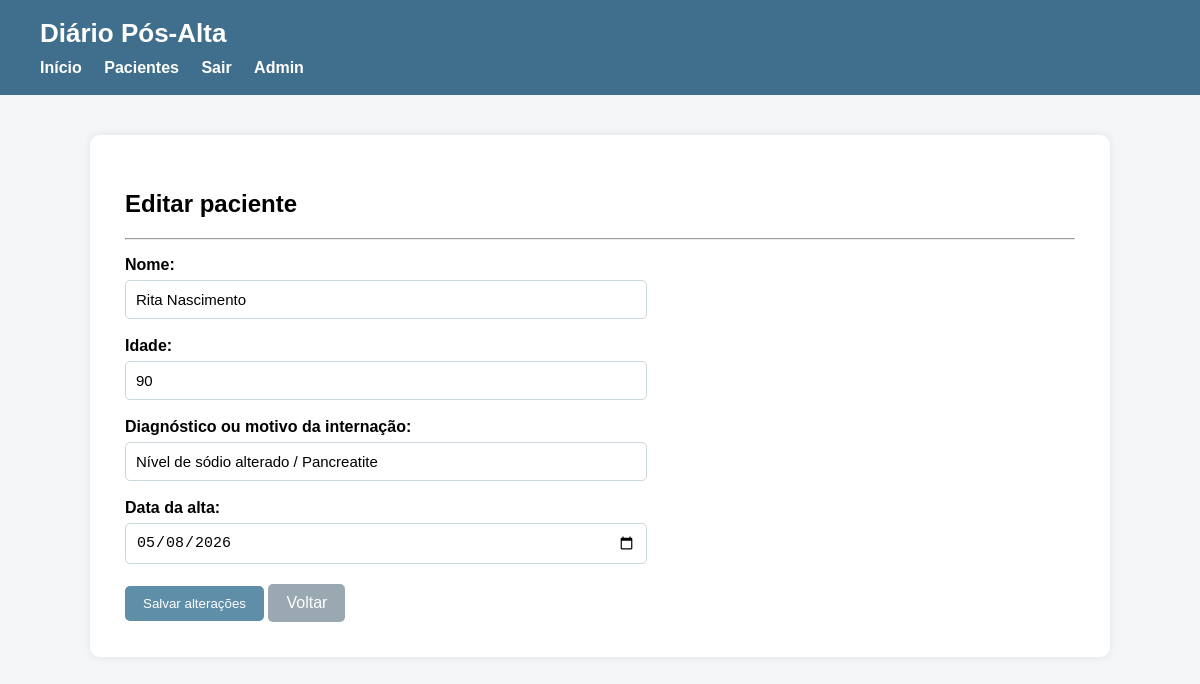
The page /pacientes/1/editar/ (signed in) on the database its author committed.
### core/models.py (models this page shows, shortened)
class Paciente(models.Model):
    usuario = models.ForeignKey(User, on_delete=models.CASCADE)
    nome = models.CharField(max_length=100)
    idade = models.IntegerField()
    diagnostico = models.CharField(max_length=200)
    data_alta = models.DateField()

### core/views.py (the view, shortened to what this page needs)
# urls.py: path('pacientes/<int:paciente_id>/editar/', views.editar_paciente, name='editar_paciente'),
@login_required
def editar_paciente(request, paciente_id):
    paciente = Paciente.objects.get(id=paciente_id)
    contexto = {
        'paciente': paciente
    }
    return render(request, 'core/editar_paciente.html', contexto)

### core/templates/core/editar_paciente.html (shortened to what this page needs)
{% extends 'core/base.html' %}
{% block content %}
<h2>Editar paciente</h2>
<hr>
<form method="post" class="formulario">
    <p>
        <label>Nome:</label><br>
        <input type="text" name="nome" value="{{ paciente.nome }}" required>
    </p>
    <p>
        <label>Idade:</label><br>
        <input type="number" name="idade" value="{{ paciente.idade }}" required>
    </p>
    <p>
        <label>Diagnóstico ou motivo da internação:</label><br>
        <input type="text" name="diagnostico" value="{{ paciente.diagnostico }}" required>
    </p>
    <p>
        <label>Data da alta:</label><br>
        <input type="date" name="data_alta" value="{{ paciente.data_alta|date:'Y-m-d' }}" required>
    </p>
    <div class="grupo-botoes">
        <button type="submit" class="botao">Salvar alterações</button>
        <a href="/pacientes/{{ paciente.id }}/" class="botao botao-secundario">Voltar</a>
    </div>
</form>
{% endblock %}

### core/templates/core/base.html (style rules this page uses)
body { background-color: #f4f6f8; font-family: Arial, Helvetica, sans-serif; margin: 0; padding: 0; }
.botao { display: inline-block; background-color: #5f8ea8; color: white; padding: 10px 18px; border-radius: 5px; text-decoration: none; border: none; cursor: pointer; }
.botao-secundario { background-color: #9aa8b2; }
.formulario p { margin-bottom: 18px; }
.formulario label { font-weight: bold; }
.formulario input, .formulario select, .formulario textarea { width: 100%; max-width: 500px; padding: 10px; margin-top: 6px; border: 1px solid #ccd6dd; border-radius: 5px; font-size: 15px; }
.grupo-botoes { margin-top: 20px; }

### rows shown on the page
Paciente: nome "Rita Nascimento", idade "90", diagnostico "Nível de sódio alterado / Pancreatite", data_alta "05/08/2026"
